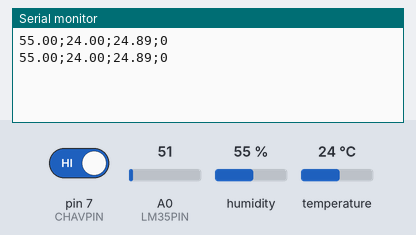
Recording of a sketch running on a simulated Arduino Uno, built with avr-gcc and run on an emulated ATmega328P. Parts: the last lines printed to the serial monitor. The test bench sets the inputs (shaded band); at power-on: humidity 55 %, A0 (LM35PIN) = 51, pin 7 (CHAVPIN) HIGH, temperature 24 °C.

Above: at 2.8 s.
2.9 s: humidity set to 22 %
At 5.1 s:
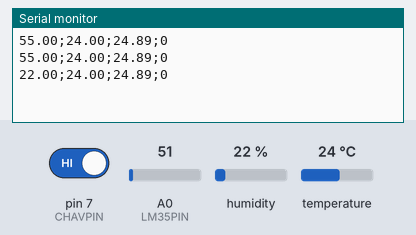
5.6 s: A0 (LM35PIN) set to 61
At 7.5 s:
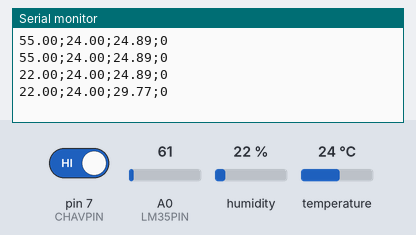
8.3 s: pin 7 (CHAVPIN) driven LOW
At 10.8 s:
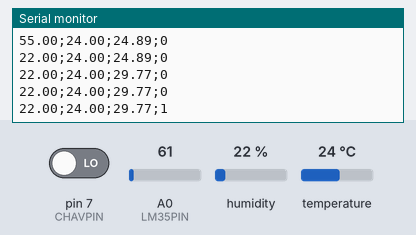
11.0 s: temperature set to 12 °C
At 13.4 s:
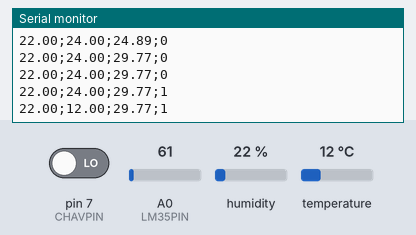
13.7 s: A0 (LM35PIN) set to 71
At 14.9 s:
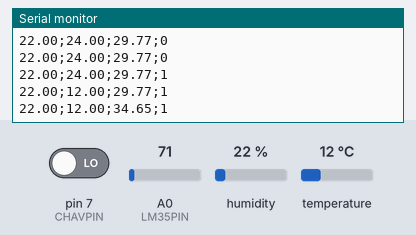
16.4 s: pin 7 (CHAVPIN) driven HIGH
At 19.7 s:
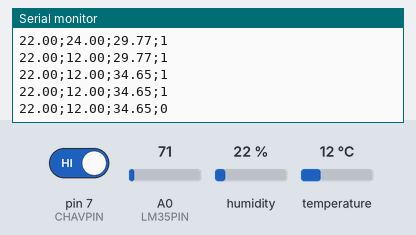
Timing chart, 0 to 20.1 s (numbered marks = the images above; inputs shaded):
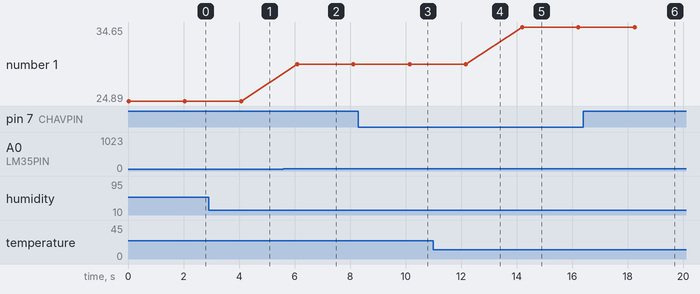

Measured:
- after the input at 2.9 s, the serial monitor: prints a new line after 1.2 s (image 1)
- after the input at 5.6 s, the serial monitor: prints a new line after 0.50 s (image 2)
- after the input at 8.3 s, the serial monitor: prints a new line after 1.8 s (image 3)
- after the input at 11.0 s, the serial monitor: prints a new line after 1.2 s (image 4)
- after the input at 13.7 s, the serial monitor: prints a new line after 0.50 s (image 5)
- after the input at 16.4 s, the serial monitor: prints a new line after 1.8 s (image 6)
- plotted number 1: 24.89 → 29.77 after the input at 5.6 s, 29.77 → 34.65 after the input at 13.7 s

The sketch:

FIVE_SENSORS_V04.ino
```cpp
#include <DHT.h>
#include <DHT_U.h>

#include <Adafruit_Sensor.h>

#include <DHT.h>
#include <DHT_U.h>

#include "DHT.h"

#define DHTPIN A2
#define LM35PIN A0
#define LUMIPIN A4
#define CHAVPIN 7


DHT dht(DHTPIN, DHT11);

void setup()
{
  pinMode(DHTPIN, INPUT);
  pinMode(CHAVPIN, INPUT);
  Serial.begin(9600);
  dht.begin();
}

void loop()
{
  float dht11_umidade = dht.readHumidity();
  float dht11_temperatura = dht.readTemperature();
  Serial.print(dht11_umidade);
  Serial.print(";");
  Serial.print(dht11_temperatura);
  Serial.print(";");

  /*float luminosidade =  analogRead(LUMIPIN);
  Serial.print(luminosidade);
  Serial.print(";");*/

  float lm35_temperatura = analogRead(LM35PIN);
  lm35_temperatura = lm35_temperatura * 0.00488;
  lm35_temperatura = lm35_temperatura * 100;
  Serial.print(lm35_temperatura);
  Serial.print(";");

  int chave = digitalRead(7);
  if (chave == 0)
  {
    Serial.print("1");
  }
  else
  {
    Serial.print("0");
  }

  Serial.println();

  delay(2000); /* delay da leitura 2000 milisegundos = 2 segundos, para que a leitura seja de 1 em uma hora o delay deve ser de 3600000*/
}
```
